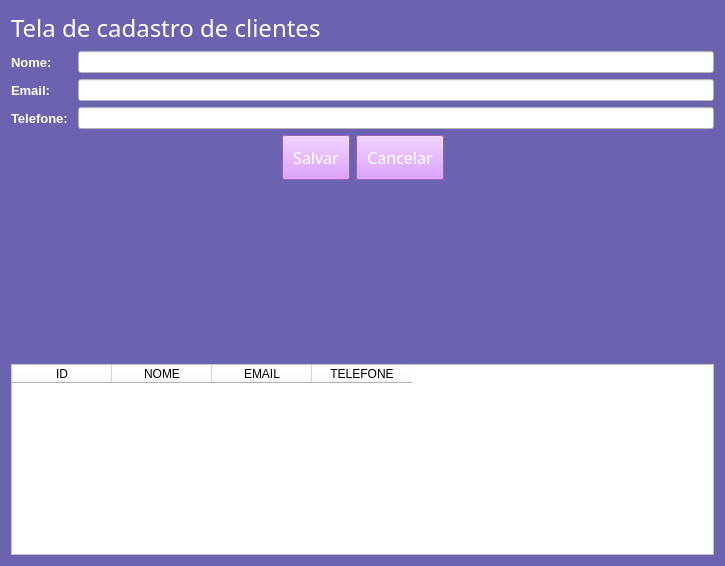
<?xml version="1.0" encoding="UTF-8"?>
<ui version="4.0">
 <class>Form</class>
 <widget class="QWidget" name="Form">
  <property name="geometry">
   <rect>
    <x>0</x>
    <y>0</y>
    <width>725</width>
    <height>566</height>
   </rect>
  </property>
  <property name="windowTitle">
   <string>Form</string>
  </property>
  <property name="styleSheet">
   <string notr="true">background-color:rgb(108, 99, 176)</string>
  </property>
  <layout class="QVBoxLayout" name="verticalLayout_2">
   <item>
    <widget class="QLabel" name="label">
     <property name="font">
      <font>
       <family>Impact</family>
       <pointsize>18</pointsize>
      </font>
     </property>
     <property name="styleSheet">
      <string notr="true">color: rgb(255, 255, 255);</string>
     </property>
     <property name="text">
      <string>Tela de cadastro de clientes</string>
     </property>
    </widget>
   </item>
   <item>
    <layout class="QVBoxLayout" name="verticalLayout">
     <item>
      <layout class="QFormLayout" name="formLayout">
       <item row="0" column="0">
        <widget class="QLabel" name="label_2">
         <property name="font">
          <font>
           <pointsize>10</pointsize>
           <weight>75</weight>
           <bold>true</bold>
          </font>
         </property>
         <property name="styleSheet">
          <string notr="true">color: rgb(255, 255, 255);</string>
         </property>
         <property name="text">
          <string>Nome:</string>
         </property>
        </widget>
       </item>
       <item row="0" column="1">
        <widget class="QLineEdit" name="nome">
         <property name="styleSheet">
          <string notr="true">background-color: rgb(255, 255, 255);</string>
         </property>
        </widget>
       </item>
       <item row="1" column="0">
        <widget class="QLabel" name="label_3">
         <property name="font">
          <font>
           <pointsize>10</pointsize>
           <weight>75</weight>
           <bold>true</bold>
          </font>
         </property>
         <property name="styleSheet">
          <string notr="true">color: rgb(255, 255, 255);</string>
         </property>
         <property name="text">
          <string>Email: </string>
         </property>
        </widget>
       </item>
       <item row="1" column="1">
        <widget class="QLineEdit" name="email">
         <property name="styleSheet">
          <string notr="true">background-color: rgb(255, 255, 255);</string>
         </property>
        </widget>
       </item>
       <item row="2" column="0">
        <widget class="QLabel" name="label_4">
         <property name="font">
          <font>
           <pointsize>10</pointsize>
           <weight>75</weight>
           <bold>true</bold>
          </font>
         </property>
         <property name="styleSheet">
          <string notr="true">color: rgb(255, 255, 255);</string>
         </property>
         <property name="text">
          <string>Telefone: </string>
         </property>
        </widget>
       </item>
       <item row="2" column="1">
        <widget class="QLineEdit" name="telefone">
         <property name="styleSheet">
          <string notr="true">background-color: rgb(255, 255, 255);</string>
         </property>
        </widget>
       </item>
      </layout>
     </item>
     <item>
      <layout class="QHBoxLayout" name="horizontalLayout">
       <item>
        <spacer name="horizontalSpacer">
         <property name="orientation">
          <enum>Qt::Horizontal</enum>
         </property>
         <property name="sizeHint" stdset="0">
          <size>
           <width>40</width>
           <height>20</height>
          </size>
         </property>
        </spacer>
       </item>
       <item>
        <widget class="QPushButton" name="salvar_btn">
         <property name="font">
          <font>
           <family>Impact</family>
           <pointsize>12</pointsize>
          </font>
         </property>
         <property name="styleSheet">
          <string notr="true">background-color: rgb(214, 131, 255);
color: rgb(255, 255, 255);
padding: 10px;
</string>
         </property>
         <property name="text">
          <string>Salvar</string>
         </property>
        </widget>
       </item>
       <item>
        <widget class="QPushButton" name="cancelar_btn">
         <property name="font">
          <font>
           <family>Impact</family>
           <pointsize>12</pointsize>
          </font>
         </property>
         <property name="styleSheet">
          <string notr="true">background-color: rgb(214, 131, 255);
color: rgb(255, 255, 255);
padding: 10px;
</string>
         </property>
         <property name="text">
          <string>Cancelar</string>
         </property>
        </widget>
       </item>
       <item>
        <spacer name="horizontalSpacer_2">
         <property name="orientation">
          <enum>Qt::Horizontal</enum>
         </property>
         <property name="sizeHint" stdset="0">
          <size>
           <width>40</width>
           <height>20</height>
          </size>
         </property>
        </spacer>
       </item>
      </layout>
     </item>
    </layout>
   </item>
   <item>
    <spacer name="verticalSpacer">
     <property name="orientation">
      <enum>Qt::Vertical</enum>
     </property>
     <property name="sizeHint" stdset="0">
      <size>
       <width>20</width>
       <height>180</height>
      </size>
     </property>
    </spacer>
   </item>
   <item>
    <widget class="QTableWidget" name="tabela_clientes">
     <property name="styleSheet">
      <string notr="true">background-color: rgb(255, 255, 255);</string>
     </property>
     <column>
      <property name="text">
       <string>ID</string>
      </property>
     </column>
     <column>
      <property name="text">
       <string>NOME</string>
      </property>
     </column>
     <column>
      <property name="text">
       <string>EMAIL</string>
      </property>
     </column>
     <column>
      <property name="text">
       <string>TELEFONE</string>
      </property>
     </column>
    </widget>
   </item>
  </layout>
 </widget>
 <resources/>
 <connections/>
</ui>
